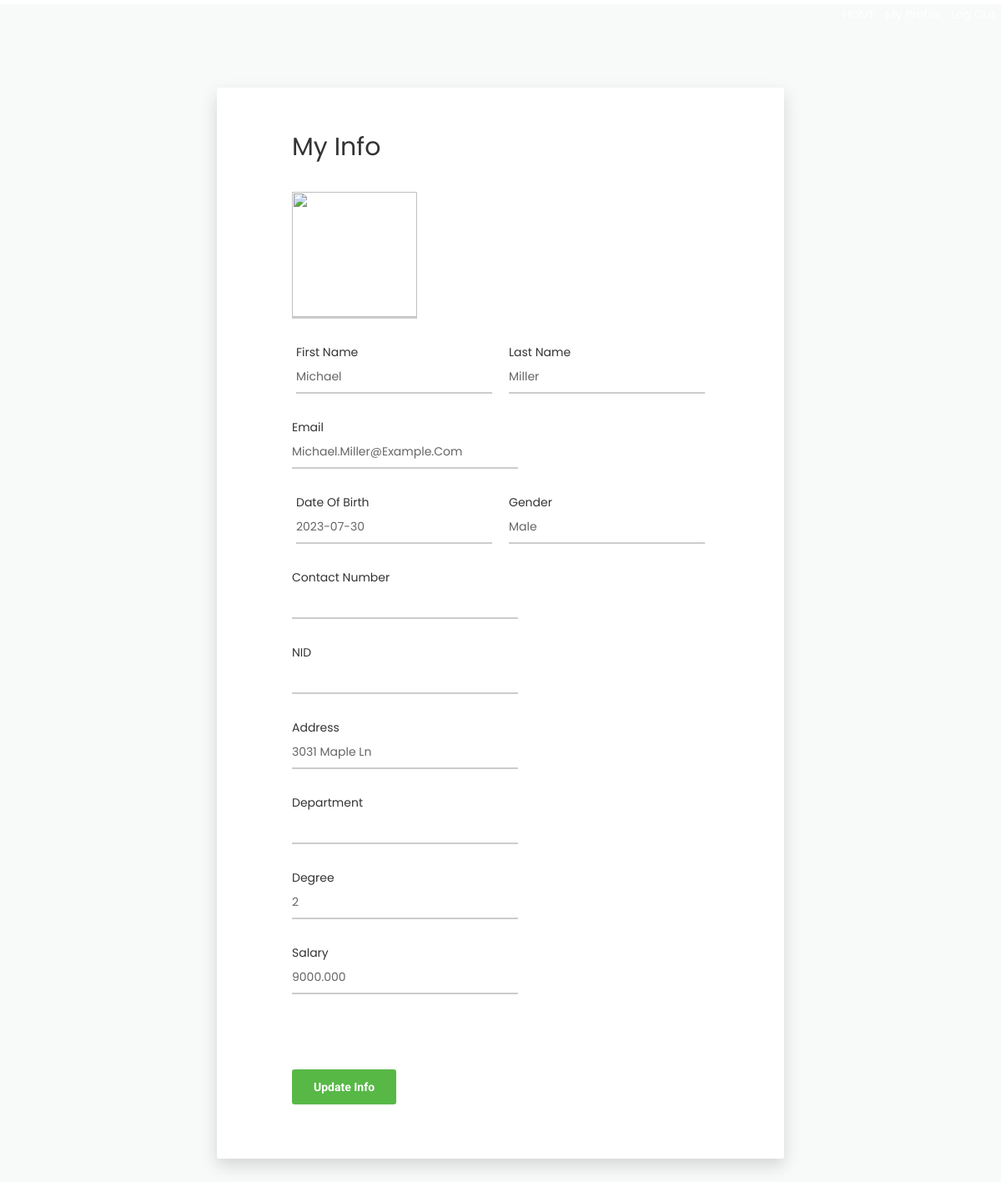
The page /pages/myprofile.php on the database as committed earlier.
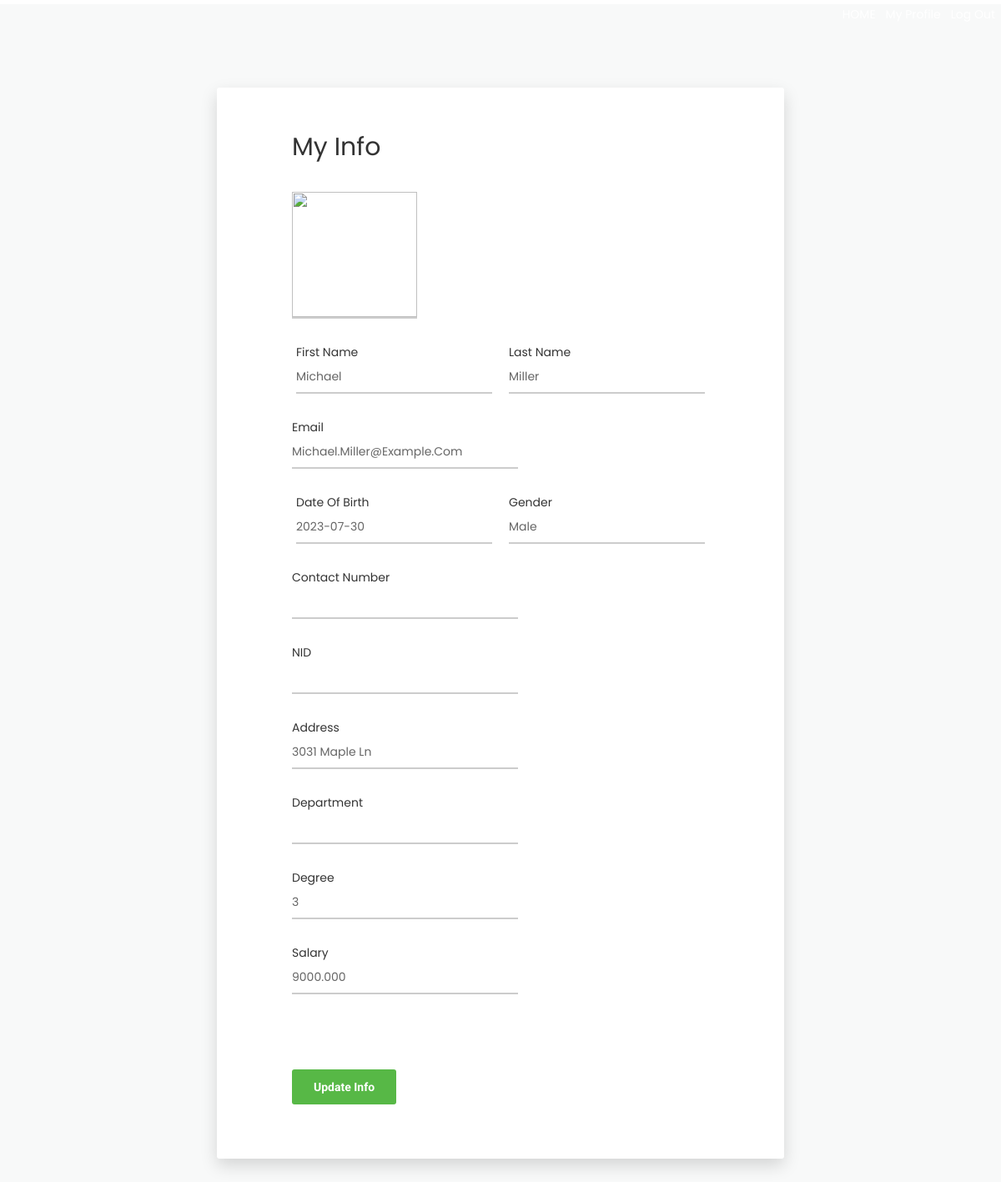
The same page on the database as committed later.
### tables this page shows
CREATE TABLE user (
    id INT(11) UNSIGNED AUTO_INCREMENT NOT NULL PRIMARY KEY ,
    username VARCHAR(50) NOT NULL UNIQUE,
    `password` VARCHAR(50) NOT NULL,
    lv INT(6) UNSIGNED NOT NULL,
    fname VARCHAR(50) ,
    minit VARCHAR(50) ,
    lname VARCHAR(50) ,
    bdate date ,
    start_dt datetime DEFAULT CURRENT_TIMESTAMP ,
    addr VARCHAR(255) ,
    phone VARCHAR(15) ,
    email VARCHAR(50),
    salary DEC(15,3) ,
    gender ENUM('male', 'female')
);

### pages/myprofile.php (the view, shortened to what the changed rows need)
<?php
require_once('process/dbh.php');
$id = (isset($_GET['id']) ? $_GET['id'] : '');
$sql = "SELECT * from `user` ";
$result = mysqli_query($conn, $sql);
if ($result) {
    while ($res = mysqli_fetch_assoc($result)) {
        $firstname = $res['fname'];
        $lastname = $res['lname'];
        $email = $res['email'];
        $contact = $res['phone'];
        $address = $res['addr'];
        $gender = $res['gender'];
        $birthday = $res['bdate'];
        $salary = $res['salary'];
        $degree = $res['lv'];
    }
}
?>
<html>
<head>
    <link href="vendor/mdi-font/css/material-design-iconic-font.min.css" rel="stylesheet" media="all">
    <link href="vendor/font-awesome-4.7/css/font-awesome.min.css" rel="stylesheet" media="all">
    <link href="vendor/select2/select2.min.css" rel="stylesheet" media="all">
    <link href="vendor/datepicker/daterangepicker.css" rel="stylesheet" media="all">
    <link href="main.css" rel="stylesheet" media="all">
    <link rel="stylesheet" href="https://maxcdn.bootstrapcdn.com/bootstrap/3.4.1/css/bootstrap.min.css">
    <link rel="stylesheet" href="https://use.fontawesome.com/releases/v5.15.4/css/all.css" />
</head>
<body>
    <div class="page-wrapper bg-blue p-t-100 p-b-100 font-robo">
        <div class="wrapper wrapper--w680">
            <div class="card card-1">
                <div class="card-body">
                    <h2 class="title">My Info</h2>
                    <form method="POST" action="myprofileup.php?id=<?php echo $id ?>">
                        <div class="row row-space">
                            <div class="col-2">
                                <div class="input-group">
                                    <p>First Name</p>
                                    <input class="input--style-1" type="text" name="firstName" value="<?php echo $firstname; ?>" readonly>
                                </div>
                            </div>
                            <div class="col-2">
                                <div class="input-group">
                                    <p>Last Name</p>
                                    <input class="input--style-1" type="text" name="lastName" value="<?php echo $lastname; ?>" readonly>
                                </div>
                            </div>
                        </div>
                        <div class="input-group">
                            <p>Email</p>
                            <input class="input--style-1" type="email" name="email" value="<?php echo $email; ?>" readonly>
                        </div>
                        <div class="row row-space">
                            <div class="col-2">
                                <div class="input-group">
                                    <p>Date of Birth</p>
                                    <input class="input--style-1" type="text" name="birthday" value="<?php echo $birthday; ?>" readonly>
                                </div>
                            </div>
                            <div class="col-2">
                                <div class="input-group">
                                    <p>Gender</p>
                                    <input class="input--style-1" type="text" name="gender" value="<?php echo $gender; ?>" readonly>
                                </div>
                            </div>
                        </div>
                        <div class="input-group">
                            <p>Contact Number</p>
                            <input class="input--style-1" type="number" name="contact" value="<?php echo $contact; ?>" readonly>
                        </div>
                        <div class="input-group">
                            <p>Address</p>
                            <input class="input--style-1" type="text" name="address" value="<?php echo $address; ?>" readonly>
                        </div>
                        <div class="input-group">
                            <p>Degree</p>
                            <input class="input--style-1" type="text" name="degree" value="<?php echo $degree; ?>" readonly>
                        </div>
                        <div class="input-group">
                            <p>Salary</p>
                            <input class="input--style-1" type="text" name="degree" value="<?php echo $salary; ?>" readonly>
                        </div>
                        <input type="hidden" name="id" id="textField" value="<?php echo $id; ?>" required="required"><br><br>
                    </form>
                </div>
            </div>
        </div>
    </div>
</body>
</html>

Rows that differ between the two databases and show on the page:
changed user "Michael": degree "2" → "3"
